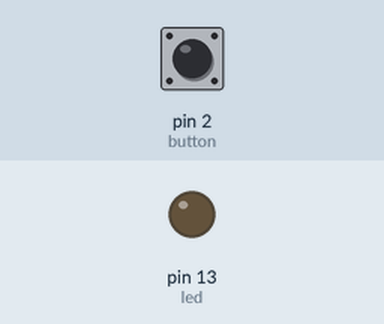
Simulated run of this sketch. Board: Arduino Uno, built with avr-gcc and run on an emulated ATmega328P. On the bench: output pins drawn as LEDs (lit = HIGH). Dashed ring = blinking. The test bench sets the inputs (shaded band); at power-on: pin 2 (button) LOW. What the sketch prints to the serial monitor is not drawn.

Above: at 1.2 s.
1.3 s: pin 2 (button) pulled HIGH for 0.15 s
At 1.38 s:
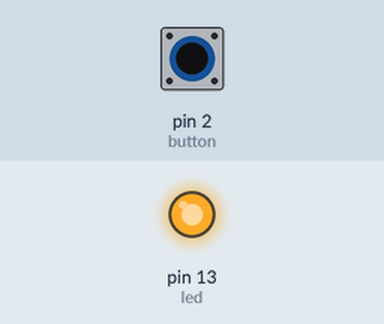
2.9 s: pin 2 (button) pulled HIGH for 3.2 s
At 7.1 s:
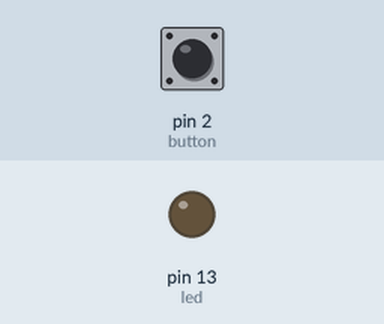
9.1 s: pin 2 (button) pulsed HIGH 5 times (0.12 s each, 0.3 s apart)
At 9.16 s:
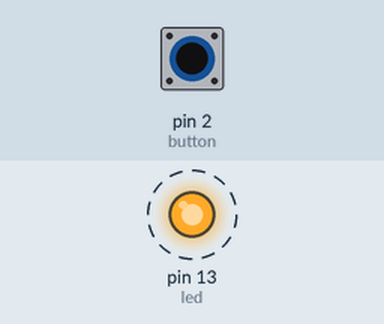
Timing chart, 0 to 12.1 s (numbered marks = the images above; inputs shaded):
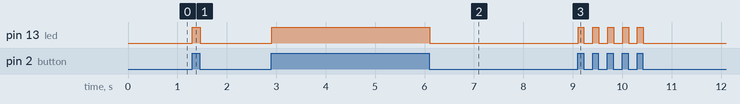

Measured:
- after the input at 1.3 s, pin 13 (led): LOW → HIGH at once, → LOW 0.15 s later
- after the input at 2.9 s, pin 13 (led): LOW → HIGH at once, → LOW 3.2 s later
- after the input at 9.1 s, pin 13 (led): alternates HIGH for 0.12 s and LOW for 0.18 s, 10 changes in all, then stays LOW, starting at once

The sketch:

blink.ino
```cpp
/*
  Blink
*/
int led = 13;
int button = 2;
// the setup function runs once when you press reset or power the board
void setup() {
  Serial.begin(9600); //how fast arduino talk to the protocal
  // initialize digital pin LED_BUILTIN as an output.
  pinMode(led, OUTPUT);
  pinMode(button, INPUT);
}

// the loop function runs over and over again forever
void loop() {
  if(digitalRead(button) == HIGH){
    Serial.println("ON");
    digitalWrite(led, HIGH);
  } else {
    Serial.println("OFF");
    digitalWrite(led, LOW);
  }


//=====This is the blink code======
//  digitalWrite(LED_BUILTIN, HIGH);   // turn the LED on (HIGH is the voltage level)
//  //Serial.println("ON");
//  Serial.println(digitalRead(button));
//  delay(1000);                       // wait for a second
//
//  digitalWrite(LED_BUILTIN, LOW);// turn the LED off by making the voltage LOW
//  //Serial.println("OFF");
//  Serial.println(digitalRead(button));
//  delay(1000);                       // wait for a second
}
```
